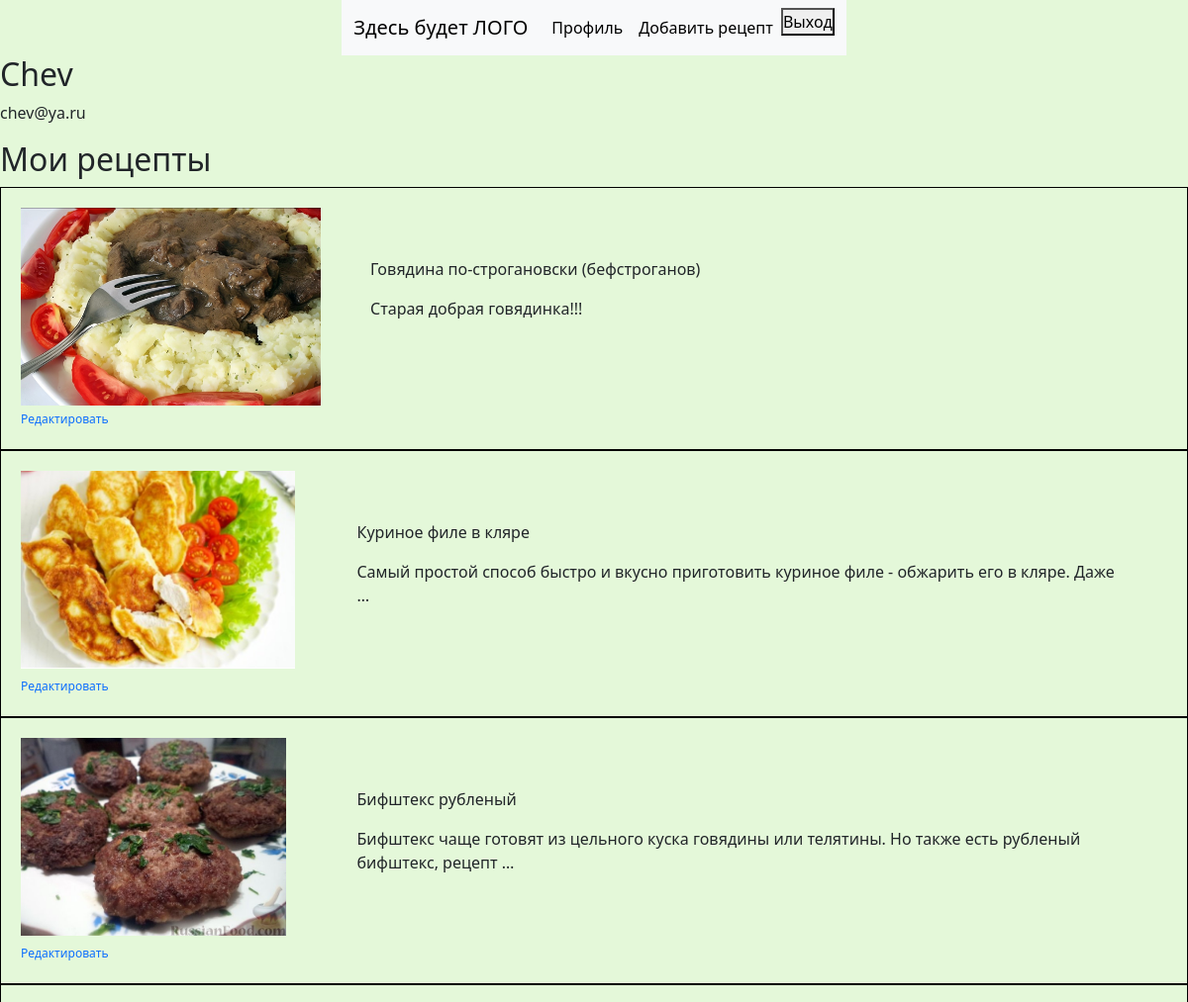
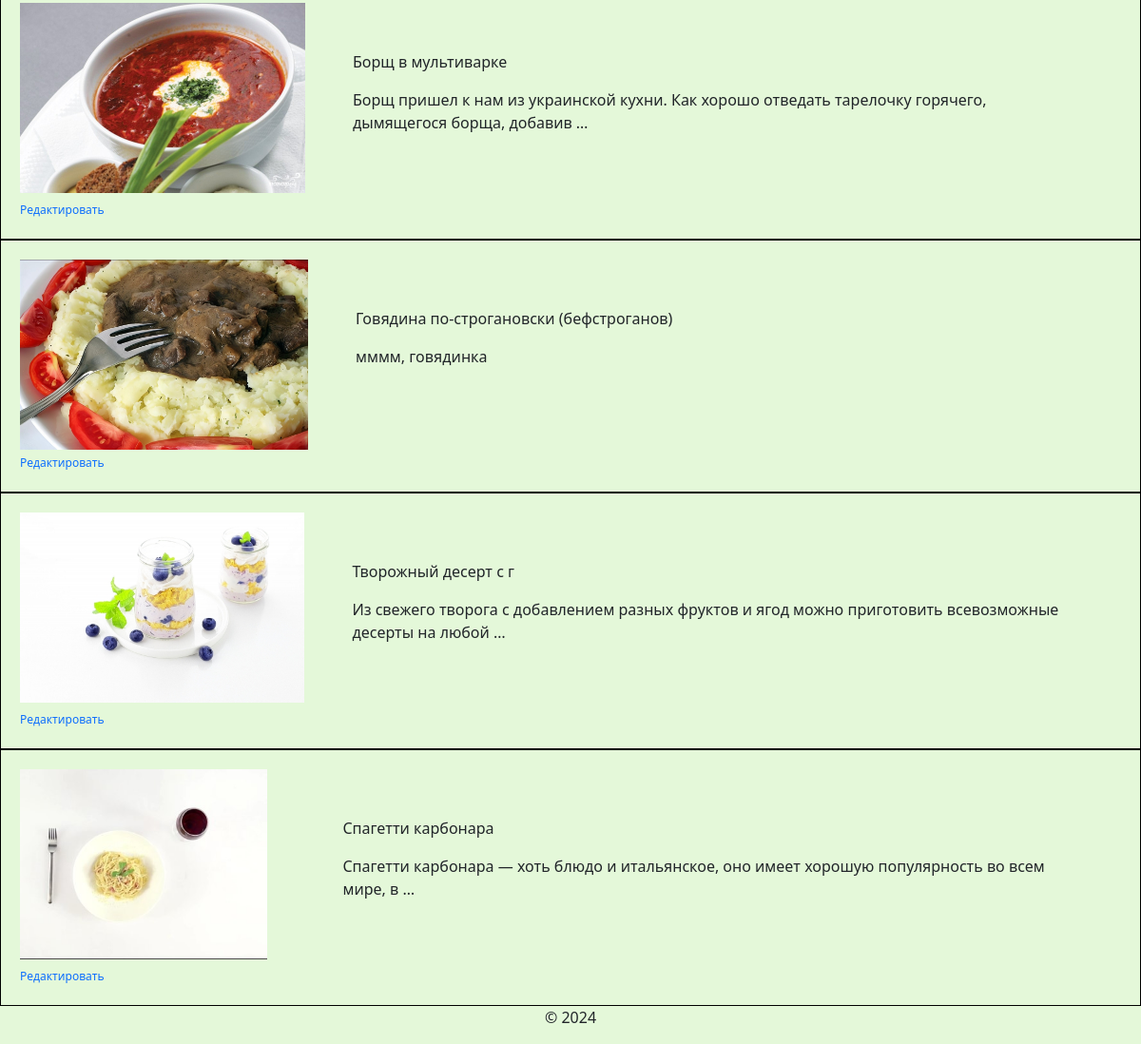
/accounts/profile/ (signed in), run on the app's committed database (2 pictures, top to bottom).
### users/models.py (models this page shows, shortened)
class Recept(models.Model):
    recept_name = models.CharField(max_length=50, verbose_name="Название блюда")
    category = models.ManyToManyField(CategoryRecept, verbose_name="Категория")
    ingredients = models.TextField(verbose_name="Ингридиенты")
    description = models.TextField(verbose_name="Описание")
    cooking_steps = models.TextField(verbose_name="Шаги приготовления")
    cooking_time = models.CharField(max_length=10, verbose_name="Время приготовления")
    image = models.ImageField(upload_to='foto/%Y/%m/%d', default=None, verbose_name="Фото")
    author = models.TextField(max_length=30, verbose_name="Автор")
    date_of_addition = models.DateField(auto_now=True)

### accounts/views.py (the view)
# urls.py: path('profile/', profile, name='profile'),
@login_required
def profile(request):
    recept_list = Recept.objects.order_by('?')
    return render(request, 'accounts/profile.html', {'recept_list': recept_list})

### accounts/templates/accounts/profile.html (shortened to what this page needs)
{% extends "users/base.html" %}
{% block content %}
<div>
    <h2>{{ user.username }}</h2>
    <p>{{ user.email }}</p>
    <div>
        <h2>Мои рецепты</h2>
            {% for rec in recept_list %}
                {% if rec.author == request.user.username %}
                    <div class="recept">
                        <div class="img_rec">
                            <a href={% url 'recept' rec.id %}>
                            <img src="{{ rec.image.url }}" height="200" alt="{{ rec.recept_name }}">
                            </a>
                        </div>
                        <div class="text_rec">
                            <p>{{ rec.recept_name }}</p>
                            <p>{{ rec.description|truncatewords:15 }}</p>
                        </div>
                            <div class="edit">
                                <a href={% url 'edit_recept' rec.id %}>Редактировать</a>
                            </div>
                        </div>
                {% endif %}
            {% endfor %}
    </div>
</div>
{% endblock content %}

### users/templates/users/base.html (shortened to what this page needs)
{% load static %}
<!DOCTYPE html>
<html lang="en">
<head>
    <link rel="stylesheet" href="../../static/users/main.css" type="text/css">
    <link href="https://cdn.jsdelivr.net/npm/bootstrap@5.3.3/dist/css/bootstrap.min.css" rel="stylesheet"
>
</head>
<body>
<header>
    <div class="conteiner">
        <nav class="navbar navbar-expand-lg bg-body-tertiary">
            <div class="container-fluid">
                <div>
                    <a class="navbar-brand" href="{% url 'home' %}">Здесь будет ЛОГО</a>
                </div>
                <div class="collapse navbar-collapse">
                    <ul class="navbar-nav">
                        {% if user.is_authenticated %}
                        <a class="nav-link active" aria-current="page" href="{% url 'profile' %}">Профиль</a>
                        <a class="nav-link active" aria-current="page" href="{% url 'add_recept' %}">Добавить рецепт</a>
                        <form action="{% url 'logout' %}" method="post">
                            <button type="submit">Выход</button>
                        </form>
                        {% else %}
                        <a class="nav-link active" aria-current="page" href="{% url 'login' %}">Вход</a>
                        <a class="nav-link active" aria-current="page" href="{% url 'register' %}">Регистрация</a>
                        {% endif %}
                    </ul>
                </div>
            </div>
        </nav>
    </div>
</header>
<main>
    <div class="conteiner">
        {% block content %}
        {% endblock %}
    </div>
</main>
<footer>
    <div class="conteiner">
        <div class="footer">
            <p>© 2024</p>
        </div>
    </div>
</footer>
</body>
</html>

### users/static/users/main.css (style rules this page uses)
a { text-decoration: none !important; text-family: roboto; font-size: 12px; }
header { display: flex !important; flex-wrap: wrap; flex-direction: column; align-content: flex-start; border: 1px; background-color: rgba(222, 247, 208, 0.8) !important; }
body { display: flex !important; flex-wrap: wrap; justify-content: center; font-family: Lato; font-family: Lato; font-weight: 300; font-style: normal; font-size: 14px; text-line-height: 20px; text-color: #000000; background-color: rgba(222, 247, 208, 0.8) !important; flex-direction: column; align-content: space-around; align-items: center; }
.recept { display: grid; grid-template-columns: 1fr 3fr; padding: 20px; border-style: solid !important; border: 1px solid #000 !important; }
.img_rec { display: grid }
.text_rec { margin: 50px }

### data on the page
Recept: image (picture), recept_name "Говядина по-строгановски (бефстроганов)", description "Старая добрая говядинка!!!"
Recept: image (picture), recept_name "Куриное филе в кляре", description "Самый простой способ быстро и вкусно приготовить куриное филе - обжарить его в кляре. Даже …"
Recept: image (picture), recept_name "Бифштекс рубленый", description "Бифштекс чаще готовят из цельного куска говядины или телятины. Но также есть рубленый бифштекс, рецепт …"
Recept: image (picture), recept_name "Борщ в мультиварке", description "Борщ пришел к нам из украинской кухни. Как хорошо отведать тарелочку горячего, дымящегося борща, добавив …"
Recept: image (picture), recept_name "Говядина по-строгановски (бефстроганов)", description "мммм, говядинка"
Recept: image (picture), recept_name "Творожный десерт с г", description "Из свежего творога с добавлением разных фруктов и ягод можно приготовить всевозможные десерты на любой …"
Recept: image (picture), recept_name "Спагетти карбонара", description "Спагетти карбонара — хоть блюдо и итальянское, оно имеет хорошую популярность во всем мире, в …"

### other printed values
{{ user.username }} "Chev"
{{ user.email }} "chev@ya.ru"
